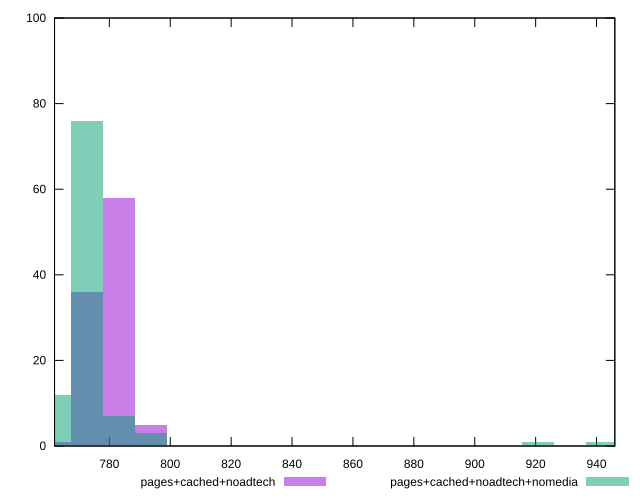

The gnuplot source for this figure:
reset

$pagesCachedNoadtech <<EOF
772.5507533235864 36
783.1336403554163 58
793.7165273872462 5
761.9678662917564 1
EOF

$pagesCachedNoadtechNomedia <<EOF
772.5507533235864 76
761.9678662917564 12
783.1336403554163 7
793.7165273872462 3
941.8769458328655 1
920.7111717692056 1
EOF

set key outside below
set boxwidth 10.58288703182995
set xrange [762:946]
set yrange [0:100]
set trange [0:100]
set style fill transparent solid 0.5 noborder
set terminal svg size 640, 500 enhanced background rgb 'white'
set output "report_00009_2021-02-08T22-37-41.559Z/uses-rel-preload/comparison/histogram/2_vs_3.svg"

plot $pagesCachedNoadtech title "pages+cached+noadtech" with boxes, \
     $pagesCachedNoadtechNomedia title "pages+cached+noadtech+nomedia" with boxes

reset
